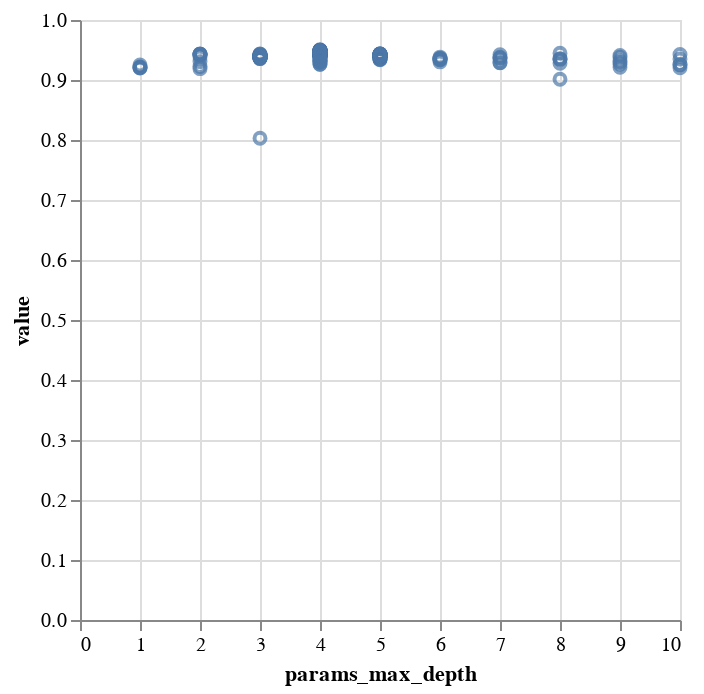

Notebook source saved alongside this figure:
### Markdown cell above
for params_l2_regularization > 0.5 the model perform well

### Code cell
alt.Chart(result).mark_point().encode(
    x='params_max_depth'
    ,y='value'
)

### Figure 1 — Vega-Lite specification as saved in the notebook (floating-point values rounded to 4 significant figures; data arrays with more than 128 entries replaced by an {"elided": "..."} marker saying what was removed)
{"config": {"view": {"continuousWidth": 300, "continuousHeight": 300}}, "data": {"name": "data-b99961d26e0c2fc79bc8c44689bee1fb"}, "mark": {"type": "point"}, "encoding": {"x": {"field": "params_max_depth", "type": "quantitative"}, "y": {"field": "value", "type": "quantitative"}}, "$schema": "https://vega.github.io/schema/vega-lite/v5.20.1.json", "datasets": {"data-b99961d26e0c2fc79bc8c44689bee1fb": {"elided": "500 records"}}}
